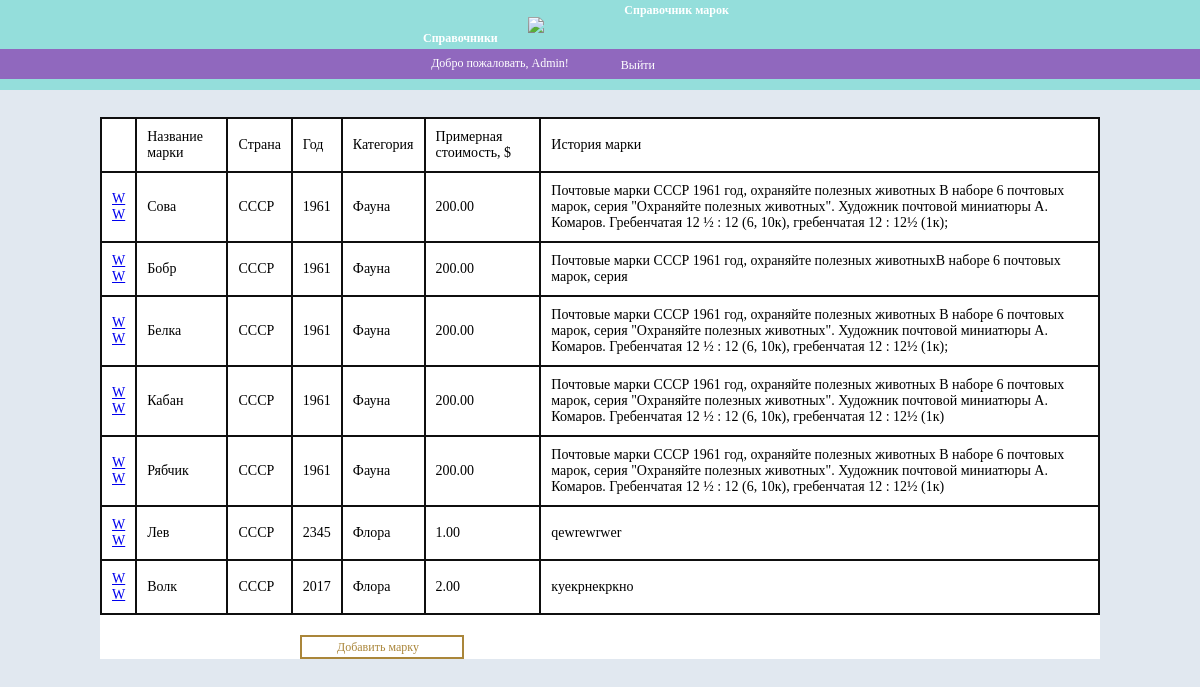
The app's page /adminpanel.php with its own data.
### tables this page shows
CREATE TABLE IF NOT EXISTS `Stamp` (
  `ID_stamp` int(11) NOT NULL,
  `ID_country` int(11) DEFAULT NULL,
  `ID_category` int(11) DEFAULT NULL,
  `ID_perforation` int(11) DEFAULT NULL,
  `stamp_name` varchar(50) DEFAULT NULL,
  `stamp_year` smallint(6) DEFAULT '0',
  `stamp_picture` varchar(50) DEFAULT NULL,
  `stamp_history` text,
  `cost` double(10,2) DEFAULT NULL,
  `raritet` int(11) DEFAULT NULL,
  `counts_in_world` varchar(10) DEFAULT NULL,
  `dat_add` datetime DEFAULT CURRENT_TIMESTAMP
);

CREATE TABLE IF NOT EXISTS `Country` (
  `ID_country` int(11) NOT NULL,
  `country_name` varchar(50) DEFAULT NULL
);

CREATE TABLE IF NOT EXISTS `Category` (
  `id_category` int(11) NOT NULL,
  `category` varchar(50) DEFAULT NULL
);

### www/include/admin-annun.php (the view, shortened to what this page needs)
<div id="admin-zakaz">
  <div id="tablica">
 <table>
   <tr>
          <td></td>
         <td>Название марки</td>
         <td>Страна</td>
         <td>Год</td>
         <td>Категория</td>
         <td>Примерная стоимость, $</td>
         <td>История марки</td>
     </tr>
   <?php
$result1=  mysqli_query($link,"SELECT
  perforation.perforation,
  country.country_name,
  category.category,
  stamp.stamp_name,
  stamp.stamp_year,
  stamp.stamp_picture,
  stamp.id_stamp,
  stamp.cost,
  stamp.stamp_history,
  stamp.counts_in_world
    FROM stamp
        LEFT JOIN country ON country.id_country = stamp.id_country
        INNER JOIN category ON category.id_category = stamp.id_category
        INNER JOIN perforation ON perforation.id_perforation = stamp.id_perforation");
if (mysqli_num_rows($result1)>0)
{
    $row1=  mysqli_fetch_array($result1);
do{
    echo '
     <tr>
         <td>
              <div id="but-edit1"><a href="annunview.php?id_ud='.$row1["id_stamp"].'">W</a></div>
              <div id="delete1"><a href="adminpanel.php?id_ud='.$row1["id_stamp"].'&action=delete">W</a></div>
         </td>
  <td>  '.$row1["stamp_name"].'</td>
  <td>  '.$row1["country_name"].'</td>
  <td>  '.$row1["stamp_year"].'</td>
  <td>  '.$row1["category"].'</td>
  <td>  '.$row1["cost"].'</td>
  <td> '.$row1["stamp_history"].'</td>
</td>
</tr>
';
}
 while($row1=  mysqli_fetch_array($result1));
 } ;
?>
 </table>
    </div>
 <div id="but-new"><a href="annunview.php" >Добавить марку</a></div>
</div>

### www/css/style.css (style rules this page uses)
#admin-zakaz { width: 1000px; margin: 0 auto; background: white; margin-top: 7px; }
#tablica { font: 14px Tahoma; color: black; margin: 0 auto; }
#tablica table tr { background-color: transparent; }
#tablica table tr td { padding-left: 10px; padding-right: 10px; padding-top: 10px; padding-bottom: 10px; outline: 2px solid #0f0f0f; }
#but-new { margin-left: 200px; margin-top: 20px; width:160px; height:20px; background-color:transparent; border: 2px solid #aa863a; cursor: pointer; }
#but-new a { padding-left: 35px; font: 12px 'Lucida Sans Unicode'; text-decoration: none; color: #aa863a; }

### records on screen
stamp: stamp_name "Сова", ID_country.country_name "СССР", stamp_year "1961", ID_category.category "Фауна", cost "200.00", stamp_history "Почтовые марки СССР 1961 год, охраняйте полезных животных В наборе 6 почтовых марок, серия \"Охраняйте полезных животных\". Художник почтовой миниатюры А. Комаров. Гребенчатая 12 ½ : 12 (6, 10к), гребенчатая 12 : 12½ (1к);"
stamp: stamp_name "Бобр", ID_country.country_name "СССР", stamp_year "1961", ID_category.category "Фауна", cost "200.00", stamp_history "Почтовые марки СССР 1961 год, охраняйте полезных животныхВ наборе 6 почтовых марок, серия"
stamp: stamp_name "Белка", ID_country.country_name "СССР", stamp_year "1961", ID_category.category "Фауна", cost "200.00", stamp_history "Почтовые марки СССР 1961 год, охраняйте полезных животных В наборе 6 почтовых марок, серия \"Охраняйте полезных животных\". Художник почтовой миниатюры А. Комаров. Гребенчатая 12 ½ : 12 (6, 10к), гребенчатая 12 : 12½ (1к);"
stamp: stamp_name "Кабан", ID_country.country_name "СССР", stamp_year "1961", ID_category.category "Фауна", cost "200.00", stamp_history "Почтовые марки СССР 1961 год, охраняйте полезных животных В наборе 6 почтовых марок, серия \"Охраняйте полезных животных\". Художник почтовой миниатюры А. Комаров. Гребенчатая 12 ½ : 12 (6, 10к), гребенчатая 12 : 12½ (1к)"
stamp: stamp_name "Рябчик", ID_country.country_name "СССР", stamp_year "1961", ID_category.category "Фауна", cost "200.00", stamp_history "Почтовые марки СССР 1961 год, охраняйте полезных животных В наборе 6 почтовых марок, серия \"Охраняйте полезных животных\". Художник почтовой миниатюры А. Комаров. Гребенчатая 12 ½ : 12 (6, 10к), гребенчатая 12 : 12½ (1к)"
stamp: stamp_name "Лев", ID_country.country_name "СССР", stamp_year "2345", ID_category.category "Флора", cost "1.00", stamp_history "qewrewrwer"
stamp: stamp_name "Волк", ID_country.country_name "СССР", stamp_year "2017", ID_category.category "Флора", cost "2.00", stamp_history "куекрнекркно"
